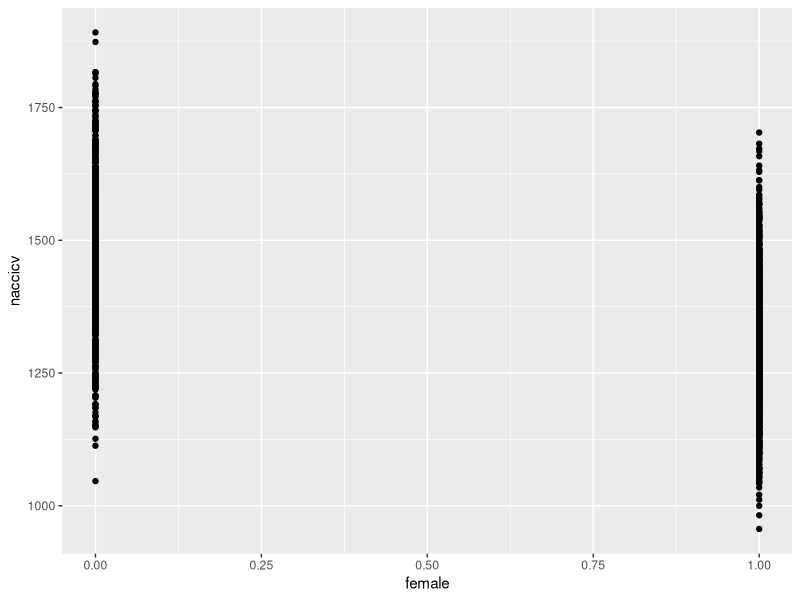
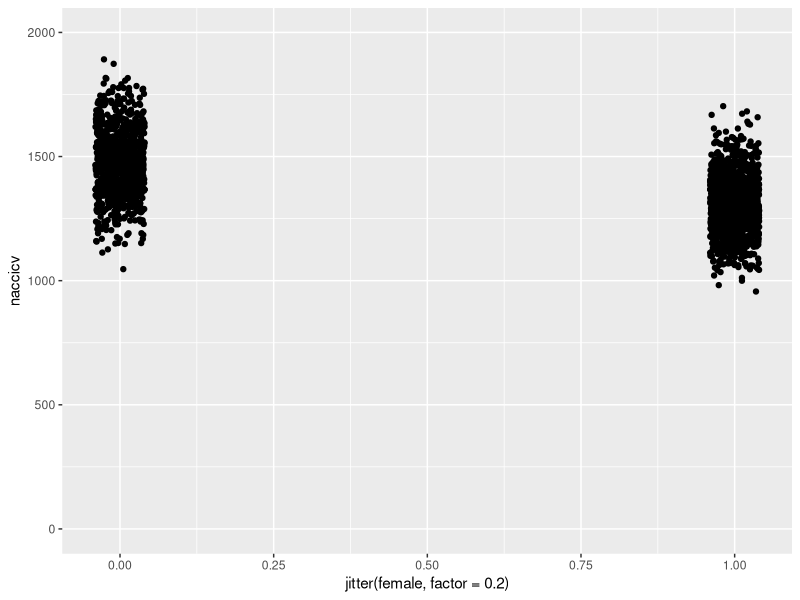
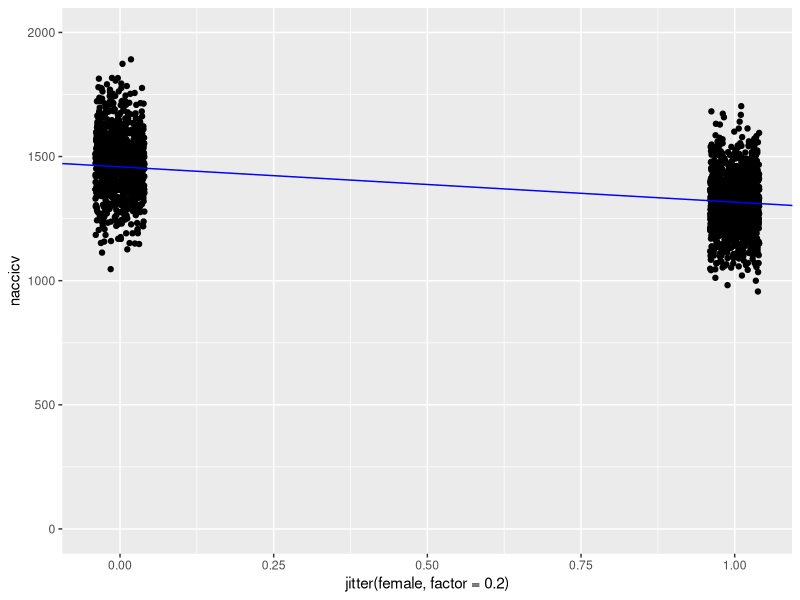
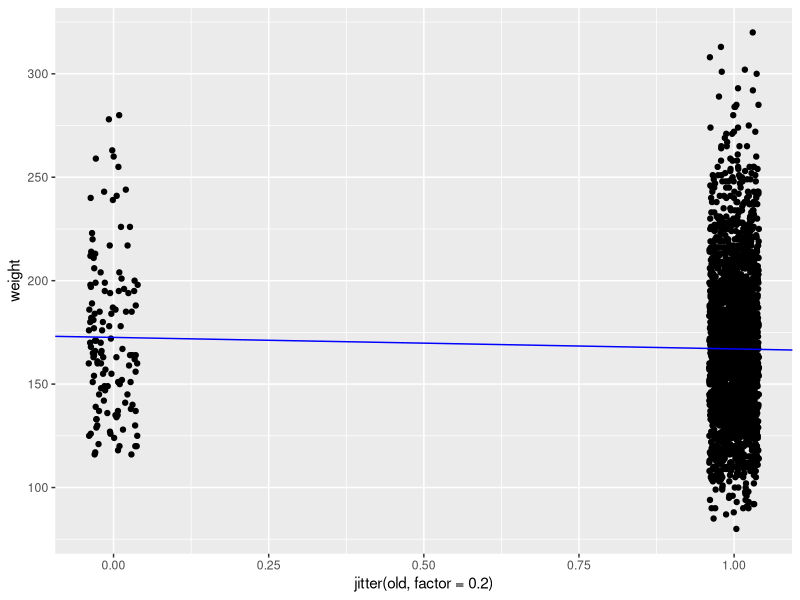
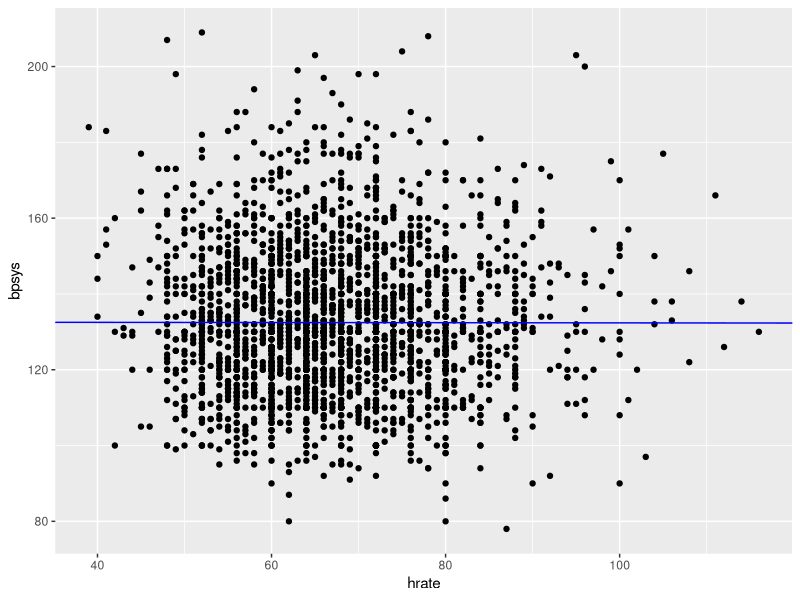
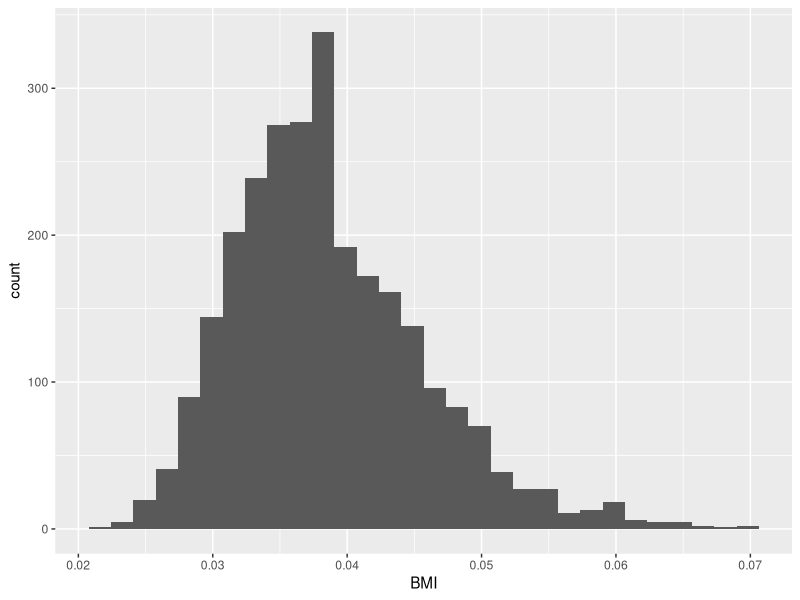

The R script that drew these images, in order:
library(tidyverse)
setwd("~/Desktop/UCI/Summer 2023/DATA/slides/data")

AD <- readr::read_csv("alzheimer_data.csv")

AD %>% 
  select(naccicv, female) %>% 
  ggplot() +
  geom_point(aes(x = female, y = naccicv))

AD %>% 
  select(naccicv, female) %>% 
  ggplot() +
  geom_point(aes(x = jitter(female, factor = 0.2),
                 y = naccicv)) +
  coord_cartesian(ylim=c(0,2000))

lm(naccicv ~ female, data = AD)

AD %>% 
  select(naccicv, female) %>% 
  ggplot() +
  geom_point(aes(x = jitter(female, factor = 0.2),
                 y = naccicv)) +
  coord_cartesian(ylim=c(0,2000)) +
  geom_abline(intercept = 1458.4, 
              slope = -142.1, color = "blue")

AD <- AD %>% 
  mutate(old = ifelse(age >= 50, 1, 0))

lm(formula = weight ~ old, data = AD)

AD %>% 
  select(old, weight) %>% 
  ggplot() +
  geom_point(aes(x = jitter(old, factor = 0.2),
                 y = weight)) +
  geom_abline(intercept = 172.565, 
              slope = -5.566, color = "blue")

lm(bpsys ~ hrate, data = AD)

AD %>% 
  select(hrate, bpsys) %>% 
  ggplot() +
  geom_point(aes(x = hrate,
                 y = bpsys)) +
  geom_abline(intercept = 132.59, 
              slope = -0.002246, color = "blue")

lm(bpsys ~ hrate, data = AD) %>% 
  summary() %>% 
  coefficients()


AD <- AD %>% 
  mutate(BMI = weight/height^2)

lm(animals ~ BMI + age, data = AD) %>% 
  summary() %>% 
  coefficients()

AD %>% 
  ggplot(aes(x = BMI)) +
  geom_histogram()
